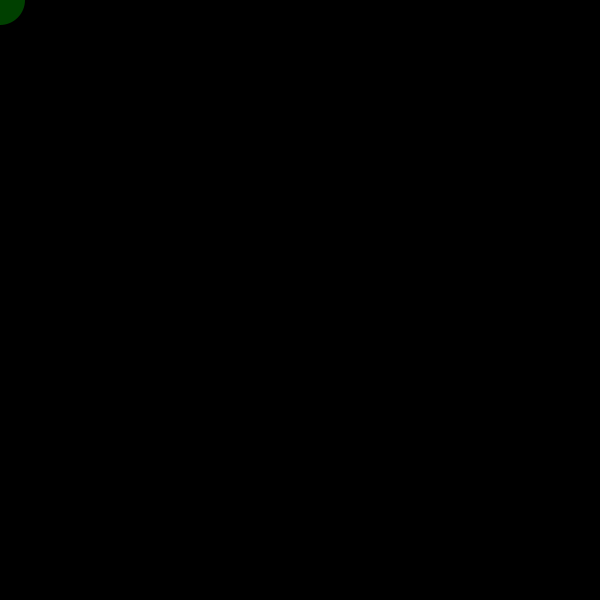
Frame 1 (no input)
Frame 60 (the mouse pressed at the canvas centre just before this capture): identical to frame 1, image omitted
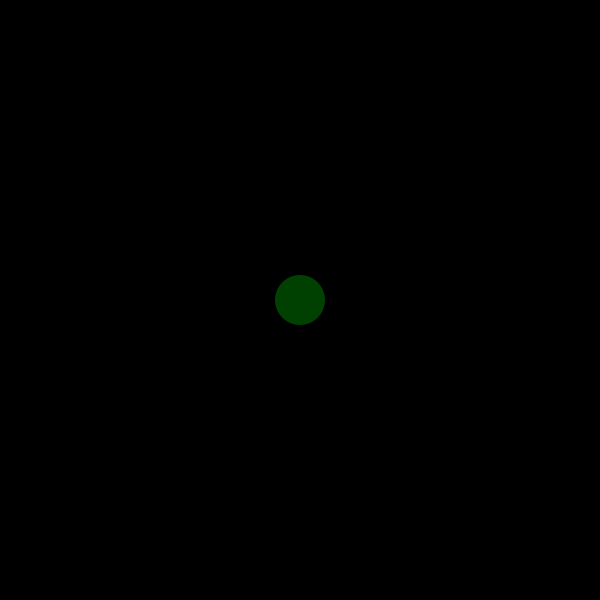
Frame 120 (the mouse held since frame 60 and released just before this capture)

The Processing sketch that drew these frames (run headless with seeded random() and noise(); from frame 60 on, the mouse is pressed at the canvas centre):

// Processing sketch: vectors
// ── vectors.pde
PVector v = new PVector(300,300);

void setup(){
  size(600, 600);
  noStroke();
  fill(0,128,0,128);
}

void draw(){
  background(0);
 // translate(width/2,height/2);
  v.set(mouseX,mouseY);
  ellipse(v.x,v.y,50,50);
  
}
